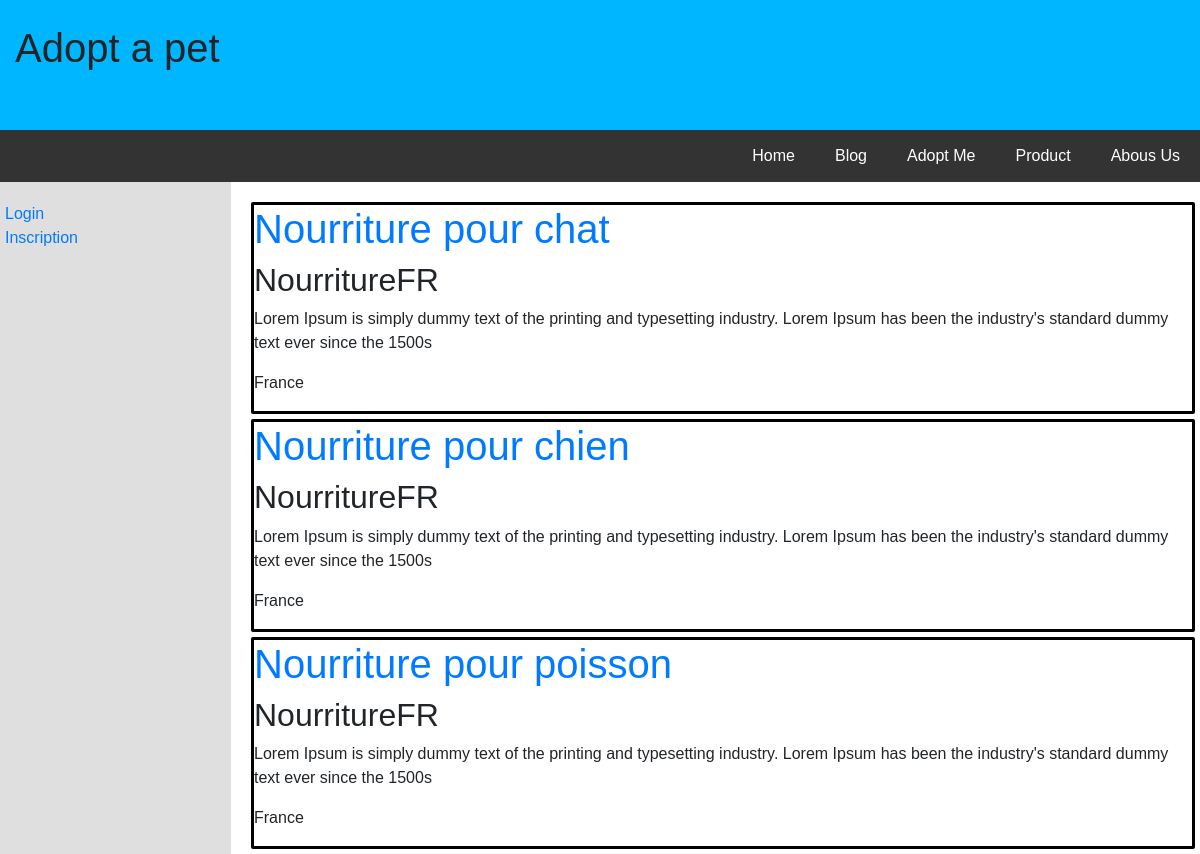
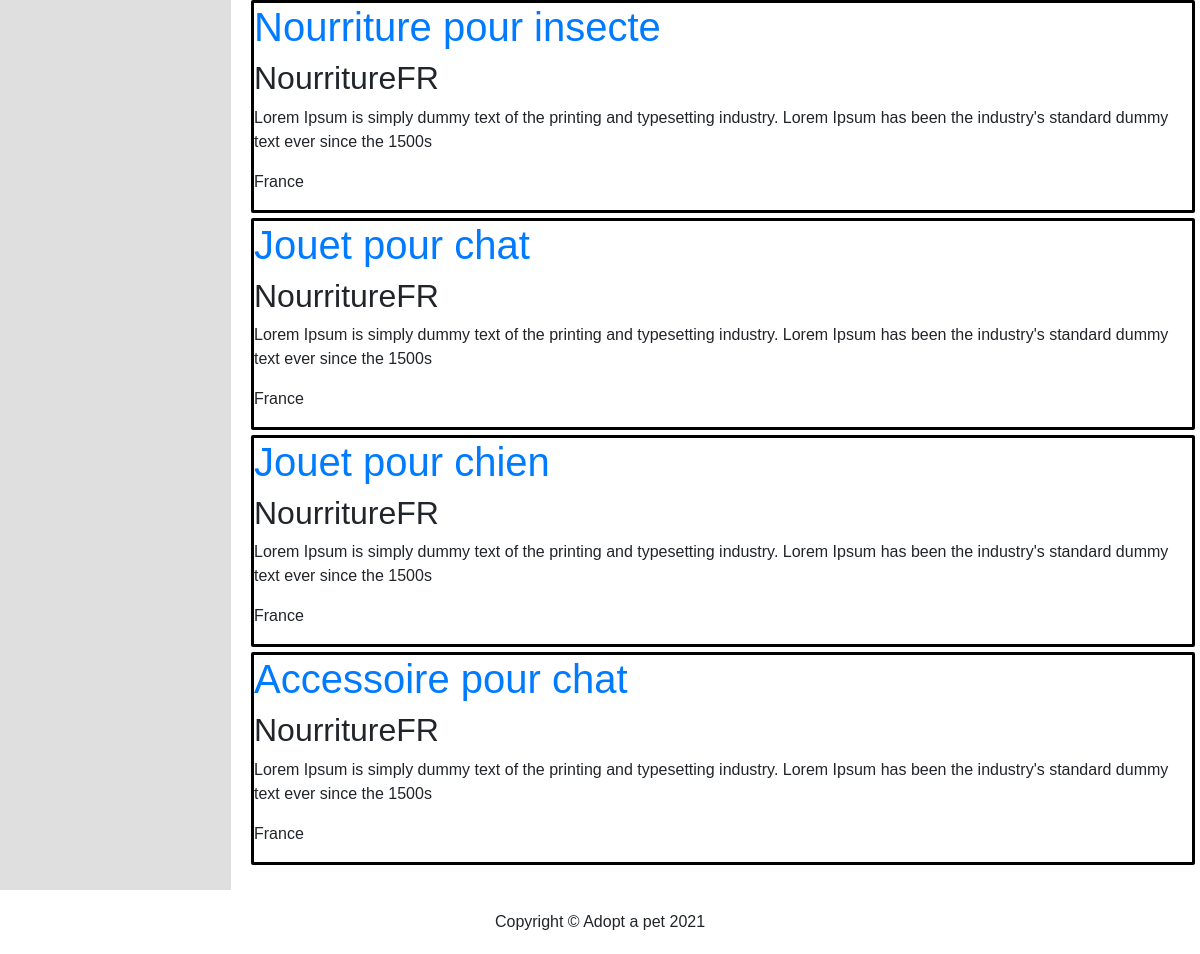
Page /index.php?method=getProduits on the committed database (2 pictures, top to bottom).
### tables this page shows
CREATE TABLE IF NOT EXISTS `produit` (
  `Id_produit` int NOT NULL AUTO_INCREMENT,
  `Nom_produit` varchar(50) NOT NULL,
  `Quantite_produit` int NOT NULL,
  `Poids_produit` decimal(15,2) NOT NULL,
  `Type_produit` varchar(50) NOT NULL,
  `Prix_produit` decimal(15,2) NOT NULL,
  `Description_produit` varchar(255) DEFAULT NULL,
  `Marque_produit` varchar(50) DEFAULT NULL,
  `Origine_produit` varchar(50) DEFAULT NULL,
  `Date_publier` datetime NOT NULL,
  `Id_familleproduit` int DEFAULT NULL,
  `Id_utilisateur` int DEFAULT NULL,
  PRIMARY KEY (`Id_produit`),
  KEY `Id_familleproduit` (`Id_familleproduit`),
  KEY `Id_utilisateur` (`Id_utilisateur`)
);

### config/config.php (called while the page is built)
<?php
$config = [
    "host" => "localhost",
    "dbname" => "poophpsite",
    "user" => "root",
    "pwd" => ""
];

### src/Controller/ProduitController.php (called while the page is built, shortened)
<?php
class ProduitController extends DefaultController{
    public function index()
    {
        $model = new ProduitModel();
        $produits = $model->findAll();
        $this->render("produit/index", [
            "produits" => $produits
        ]);
    }
}

### core/Defaut/DefaultModel.php (called while the page is built, shortened)
<?php
class DefaultModel implements InterfaceModel{
    protected $table;
    protected $className = "";
    public function __construct(){
        $this->db = new Database;
        $this->className = ucfirst($this->table);
    }
    public function findAll(){
        $statement = "SELECT * FROM $this->table";
        return $this->db->getData($statement, $this->className);
    }
}

### core/Database/Database.php (called while the page is built, shortened)
<?php
class Database {
    private $host;
    private $dbname;
    private $user;
    private $pwd;
    private $pdo;
    public function __construct(){
        try {
            $this->pdo = new \PDO("mysql:host=$this->host;dbname=$this->dbname;port=3308", $this->user, $this->pwd, [
                \PDO::ATTR_ERRMODE => \PDO::ERRMODE_EXCEPTION
            ]);
        } catch (\PDOException $e) {
            echo $e->getMessage();
        }
    }
    private function getConfig(){
        require ROOT . "config/config.php";
    }
    public function getData(string $statement, $classe, $one = false){
        $query = $this->pdo->query($statement, \PDO::FETCH_CLASS, "App\Entity\\".$classe);
        $data = "";
        if($one){
            $data = $query->fetch();
        } else {
            $data = $query->fetchAll();
        }
        return $data;
    }
}

### public/Index.php (called while the page is built, shortened)
<?php
require ROOT. "router/router.php";

### core/Defaut/DefaultController.php (called while the page is built, shortened)
<?php
abstract class DefaultController{
    public function render($path, $attributes = [])
    {
        extract($attributes);
        include ROOT . "templates/$path.php";
    }
}

### src/Entity/Produit.php (called while the page is built, shortened)
<?php
class Produit extends DefaultEntity{
    private $Id_produit;
    private $Nom_produit;
    private $Description_produit;
    private $Marque_produit;
    private $Origine_produit;
    public function getIdProduit()
    {
        return $this->Id_produit;
    }
    public function getNomProduit()
    {
        return $this->Nom_produit;
    }
    public function getDescriptionProduit()
    {
        return $this->Description_produit;
    }
    public function getMarqueProduit()
    {
        return $this->Marque_produit;
    }
    public function getOrigineProduit()
    {
        return $this->Origine_produit;
    }
}

### templates/produit/index.php (the view, shortened to what this page needs)
<?php
require_once ROOT. "templates/header.php";
?>
<?php foreach( $produits as $produit): ?>
<div class="article">
    <h1><a href="index.php?method=getProduit&id=<?= $produit->getIdProduit() ?>"><?= $produit->getNomProduit() ?></a></h1>
    <h2><?= $produit->getMarqueProduit() ?></h2>
    <p><?= $produit->getDescriptionProduit() ?></p>
    <p><?= $produit->getOrigineProduit() ?></p>
</div>
<?php endforeach ?>
<?php
require_once ROOT. "templates/footer.php";
?>

### templates/style.css (style rules this page uses)
* { box-sizing: border-box; }
body { font-family: Arial; margin: 0; }
.article { border-style: solid; border-color: black; border-radius: 2px; }

### templates/header.php (style rules this page uses)
* { box-sizing: border-box; }
body { font-family: Arial; margin: 0; }
.article, .animaux { border-style: solid; border-color: black; border-radius: 2px; margin-bottom: 5px; }

### rows in the picture
produit: Nom_produit "Nourriture pour chat", Marque_produit "NourritureFR", Description_produit "Lorem Ipsum is simply dummy text of the printing and typesetting industry. Lorem Ipsum has been the industry's standard dummy text ever since the 1500s", Origine_produit "France"
produit: Nom_produit "Nourriture pour chien", Marque_produit "NourritureFR", Description_produit "Lorem Ipsum is simply dummy text of the printing and typesetting industry. Lorem Ipsum has been the industry's standard dummy text ever since the 1500s", Origine_produit "France"
produit: Nom_produit "Nourriture pour poisson", Marque_produit "NourritureFR", Description_produit "Lorem Ipsum is simply dummy text of the printing and typesetting industry. Lorem Ipsum has been the industry's standard dummy text ever since the 1500s", Origine_produit "France"
produit: Nom_produit "Nourriture pour insecte", Marque_produit "NourritureFR", Description_produit "Lorem Ipsum is simply dummy text of the printing and typesetting industry. Lorem Ipsum has been the industry's standard dummy text ever since the 1500s", Origine_produit "France"
produit: Nom_produit "Jouet pour chat", Marque_produit "NourritureFR", Description_produit "Lorem Ipsum is simply dummy text of the printing and typesetting industry. Lorem Ipsum has been the industry's standard dummy text ever since the 1500s", Origine_produit "France"
produit: Nom_produit "Jouet pour chien", Marque_produit "NourritureFR", Description_produit "Lorem Ipsum is simply dummy text of the printing and typesetting industry. Lorem Ipsum has been the industry's standard dummy text ever since the 1500s", Origine_produit "France"
produit: Nom_produit "Accessoire pour chat", Marque_produit "NourritureFR", Description_produit "Lorem Ipsum is simply dummy text of the printing and typesetting industry. Lorem Ipsum has been the industry's standard dummy text ever since the 1500s", Origine_produit "France"
